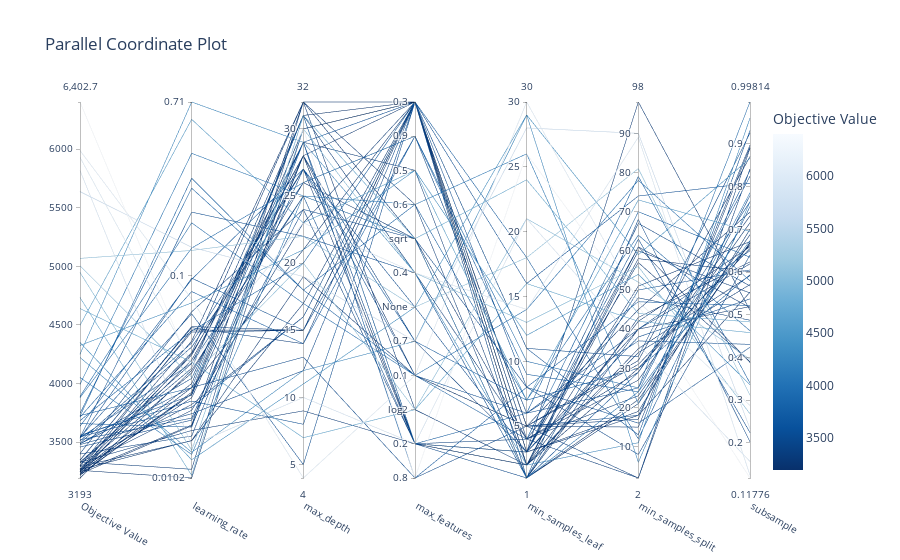

This figure's notebook cell:
### Code cell
optuna.visualization.plot_parallel_coordinate(study).show()
